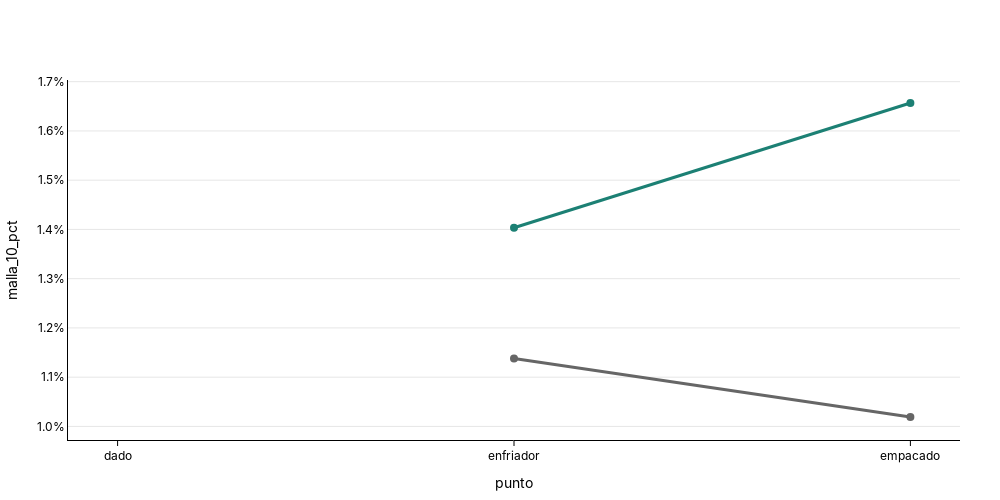

Write notebook code for a chart like this one.
### Code cell
fig3 = plot_line(
    df=df_finos_punto, 
    x_col="punto", y_col="malla_10_pct",  group_col="producto",
    line_colors=cols_config, order_x=puntos_order, y_as_pct=True,
    show_legend=False 
)

fig3.show()
# 3. Guardar usando tu gestor de S3
s3.save_plotly_html(fig3, "malla_10.html")

### Figure 1 — Plotly figure (JSON) as saved in the notebook; plotly's stock layout.template omitted (floating-point values rounded to 4 significant figures)
{"data": [{"hovertemplate": "<b>punto:</b> %{x}<br><b>con adipell:</b> %{y:.1f}<br><extra></extra>", "line": {"color": "#1C8074", "shape": "linear", "width": 3}, "marker": {"color": "#1C8074", "size": 8}, "mode": "lines+markers", "name": "con adipell", "type": "scatter", "x": ["dado", "enfriador", "empacado"], "y": [null, 0.01403, 0.01657]}, {"hovertemplate": "<b>punto:</b> %{x}<br><b>sin adipell:</b> %{y:.1f}<br><extra></extra>", "line": {"color": "#666666", "shape": "linear", "width": 3}, "marker": {"color": "#666666", "size": 8}, "mode": "lines+markers", "name": "sin adipell", "type": "scatter", "x": ["dado", "enfriador", "empacado"], "y": [null, 0.01138, 0.01019]}], "layout": {"font": {"color": "black", "family": "Inter, Arial, sans-serif"}, "height": 500, "hovermode": "x unified", "legend": {"visible": false}, "margin": {"b": 40, "l": 40, "r": 40, "t": 80}, "paper_bgcolor": "rgba(0,0,0,0)", "plot_bgcolor": "rgba(0,0,0,0)", "title": {"text": "<b><b>", "x": 0.5, "xanchor": "center", "y": 0.95, "yanchor": "top"}, "width": 1000, "xaxis": {"categoryarray": ["dado", "enfriador", "empacado"], "categoryorder": "array", "linecolor": "black", "linewidth": 1, "showline": true, "tickcolor": "black", "ticks": "outside", "title": {"text": "punto"}}, "yaxis": {"gridcolor": "rgba(0,0,0,0.1)", "linecolor": "black", "linewidth": 1, "showgrid": true, "showline": true, "tickformat": ".1%", "title": {"text": "malla_10_pct"}, "zeroline": true, "zerolinecolor": "rgba(0,0,0,0.2)"}}}
